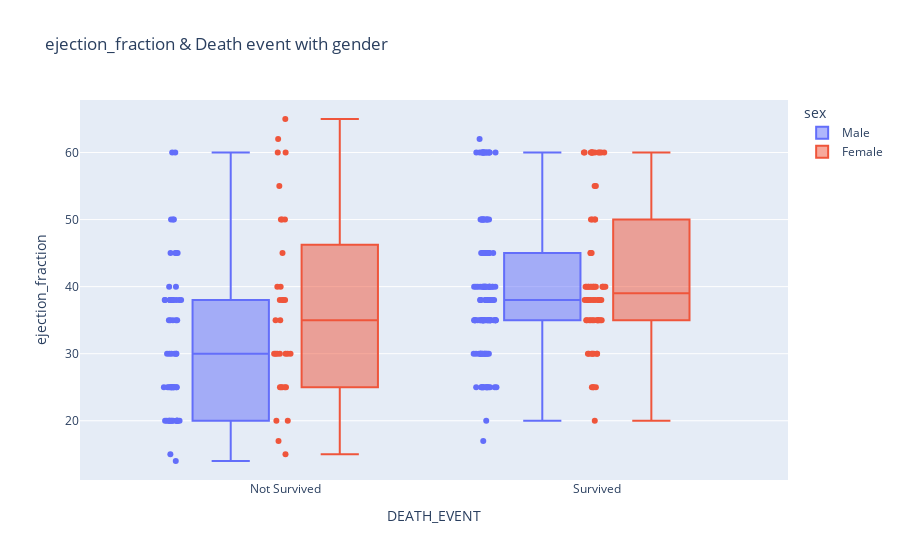

Notebook source saved alongside this figure:
### Code cell
fig = px.box(
    dataset, 
    x="DEATH_EVENT", 
    y="ejection_fraction", 
    points='all',
    title='ejection_fraction & Death event with gender',
    color="sex"
)

fig.show()

#50%~70%才正常

### Figure 1 — Plotly figure (JSON) as saved in the notebook; plotly's stock layout.template omitted (floating-point values rounded to 4 significant figures; data arrays with more than 128 entries replaced by an {"elided": "..."} marker saying what was removed)
{"data": [{"alignmentgroup": "True", "boxpoints": "all", "hovertemplate": "sex=Male<br>DEATH_EVENT=%{x}<br>ejection_fraction=%{y}<extra></extra>", "legendgroup": "Male", "marker": {"color": "#636efa"}, "name": "Male", "notched": false, "offsetgroup": "Male", "orientation": "v", "showlegend": true, "type": "box", "x": {"elided": "194 str values"}, "x0": " ", "xaxis": "x", "y": {"elided": "194 int values"}, "y0": " ", "yaxis": "y"}, {"alignmentgroup": "True", "boxpoints": "all", "hovertemplate": "sex=Female<br>DEATH_EVENT=%{x}<br>ejection_fraction=%{y}<extra></extra>", "legendgroup": "Female", "marker": {"color": "#EF553B"}, "name": "Female", "notched": false, "offsetgroup": "Female", "orientation": "v", "showlegend": true, "type": "box", "x": ["Not Survived", "Not Survived", "Survived", "Not Survived", "Not Survived", "Survived", "Not Survived", "Not Survived", "Not Survived", "Not Survived", "Survived", "Not Survived", "Not Survived", "Not Survived", "Not Survived", "Not Survived", "Not Survived", "Not Survived", "Not Survived", "Not Survived", "Not Survived", "Not Survived", "Not Survived", "Survived", "Survived", "Survived", "Not Survived", "Not Survived", "Survived", "Survived", "Survived", "Survived", "Survived", "Survived", "Not Survived", "Not Survived", "Survived", "Survived", "Survived", "Survived", "Not Survived", "Survived", "Survived", "Survived", "Survived", "Not Survived", "Survived", "Survived", "Survived", "Survived", "Survived", "Survived", "Survived", "Not Survived", "Survived", "Survived", "Not Survived", "Not Survived", "Survived", "Survived", "Survived", "Not Survived", "Not Survived", "Survived", "Survived", "Survived", "Survived", "Survived", "Survived", "Survived", "Survived", "Survived", "Survived", "Not Survived", "Survived", "Survived", "Survived", "Survived", "Survived", "Not Survived", "Survived", "Survived", "Survived", "Survived", "Survived", "Survived", "Survived", "Survived", "Survived", "Survived", "Survived", "Survived", "Survived", "Survived", "Survived", "Survived", "Survived", "Survived", "Survived", "Survived", "Survived", "Survived", "Survived"], "x0": " ", "xaxis": "x", "y": [20, 65, 30, 25, 55, 25, 30, 30, 40, 35, 30, 50, 38, 30, 60, 30, 20, 62, 50, 38, 40, 15, 25, 60, 45, 40, 25, 25, 60, 38, 60, 25, 40, 50, 30, 60, 40, 60, 60, 60, 38, 38, 38, 30, 50, 17, 60, 40, 60, 35, 35, 30, 40, 45, 35, 35, 35, 38, 40, 35, 50, 50, 25, 40, 45, 60, 38, 30, 20, 45, 40, 40, 35, 30, 50, 35, 60, 25, 25, 30, 40, 35, 40, 40, 30, 35, 35, 38, 40, 60, 38, 40, 38, 38, 35, 30, 38, 55, 35, 38, 55, 38, 60], "y0": " ", "yaxis": "y"}], "layout": {"boxmode": "group", "legend": {"title": {"text": "sex"}, "tracegroupgap": 0}, "title": {"text": "ejection_fraction & Death event with gender"}, "xaxis": {"anchor": "y", "domain": [0, 1], "title": {"text": "DEATH_EVENT"}}, "yaxis": {"anchor": "x", "domain": [0, 1], "title": {"text": "ejection_fraction"}}}}
